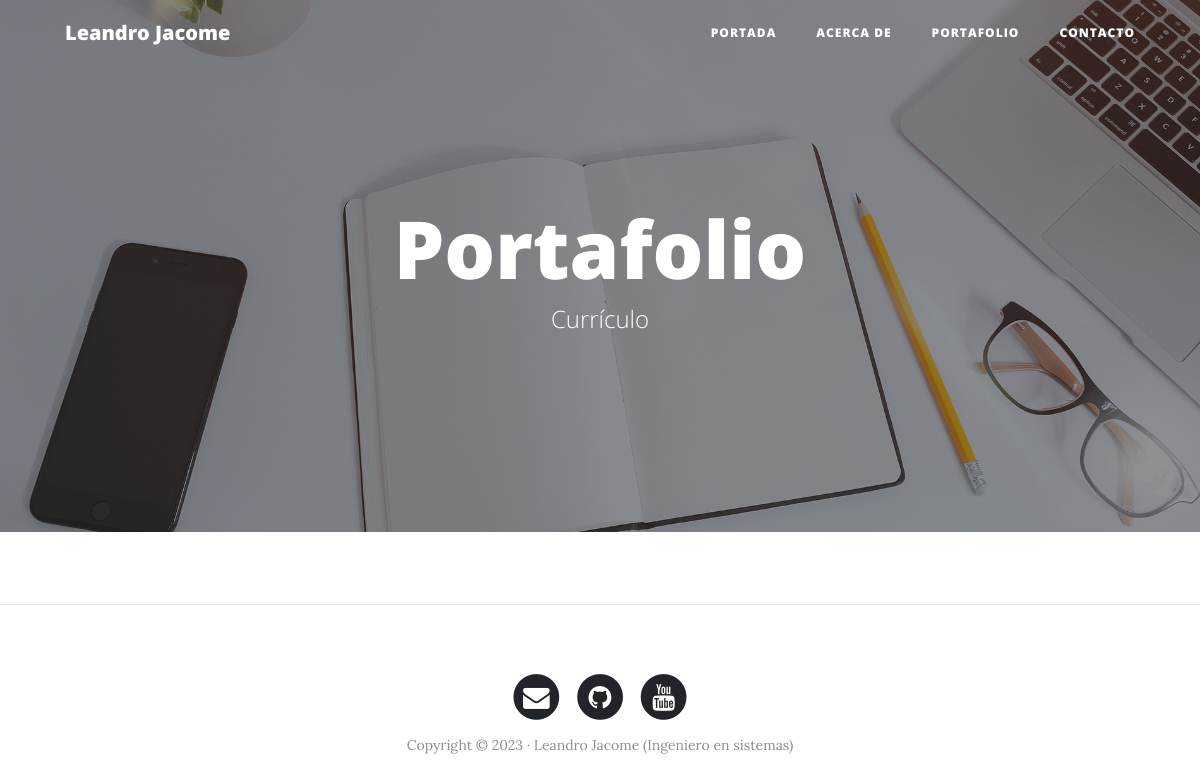
/briefcase/, run on an earlier commit of the app's database.
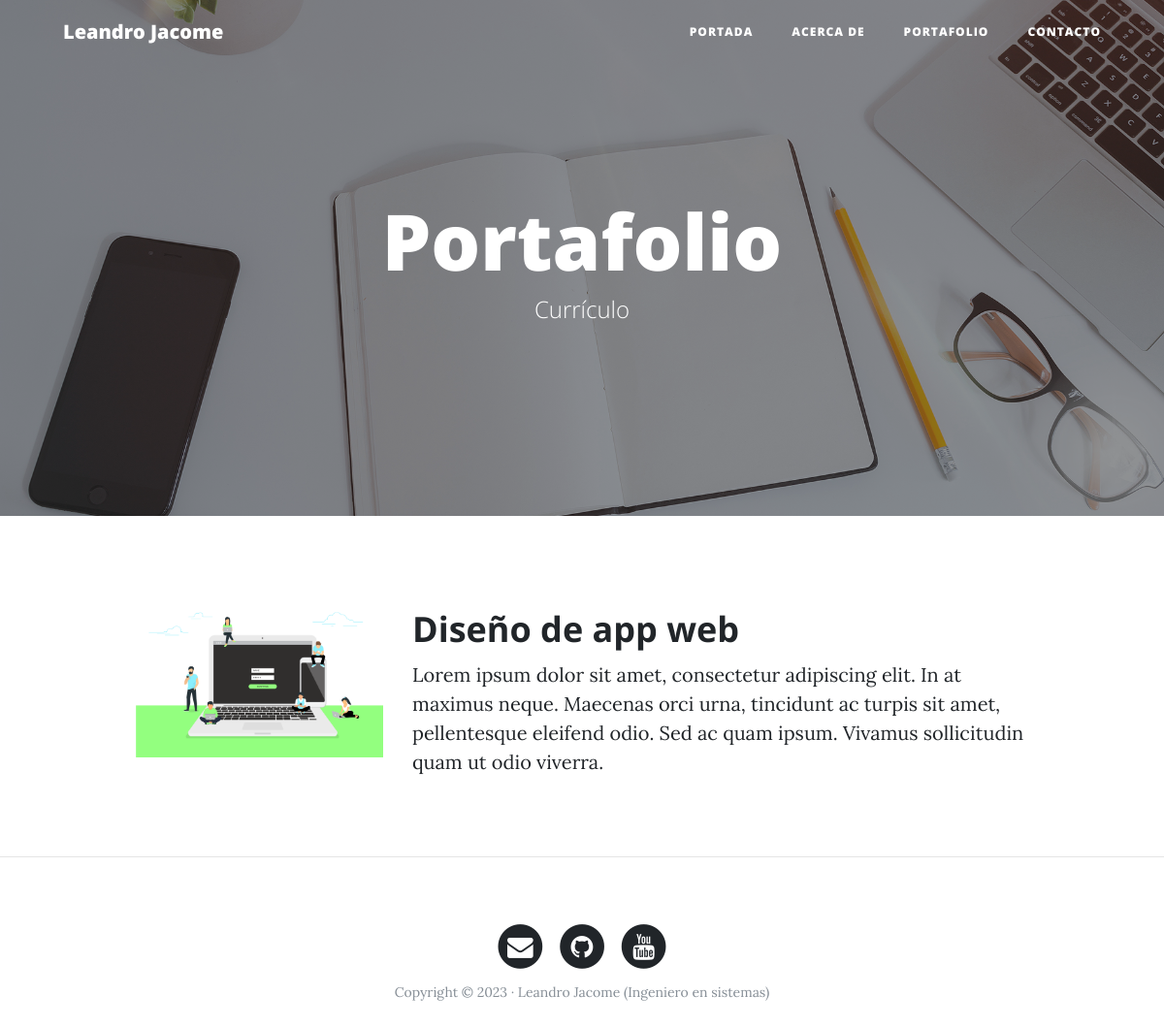
And on a later commit of the database.
### briefcase/models.py (models this page shows, shortened)
class Project(models.Model):
    title = models.CharField(max_length=200, verbose_name='Titulo')
    description = models.TextField(verbose_name='Descripcion')
    image = models.ImageField(verbose_name='Imagen', upload_to='projects')
    created = models.DateTimeField(auto_now_add=True, verbose_name='Fecha de creación')
    updated = models.DateTimeField(auto_now=True, verbose_name='Fecha de actualización')
    project_url = models.URLField(null=True, blank=True)
    class Meta:
        verbose_name = 'proyecto'
        verbose_name_plural = 'proyectos'
        ordering = ['-created']

### briefcase/views.py (the view)
# urls.py: path('briefcase/', views.briefcase, name='briefcase'),
def briefcase(request):
    projects = Project.objects.all()
    return render(request, 'briefcase/briefcase.html', {
        'projects': projects
    })

### briefcase/templates/briefcase/briefcase.html (shortened to what this page needs)
{% extends 'core/base.html' %}
{% block background %}{% load static %}{% static 'core/img/portfolio-bg.jpg' %}{% endblock %}
{% block headers %}
    <h1>Portafolio</h1>
	<span class="subheading">Currículo</span>
{% endblock %}
{% block content %}
{% for project in projects %}
	    <div class="row project">
	      	<div class="col-lg-3 col-md-4 offset-lg-1">
			      <img class="img-fluid" src="{{project.image.url}}" alt="">
	      	</div>
	        <div class="col-lg-7 col-md-8">
	      		<h2 class="section-heading title">{{project.title}}</h2>
				<p>{{project.description}}</p>
	      	</div>
	    </div>
{% endfor %}
{% endblock %}

### core/templates/core/base.html (shortened to what this page needs)
<!DOCTYPE html>
<html lang="es">
  <head>
    {% load static %}
    <link href="{% static 'core/vendor/bootstrap/css/bootstrap.min.css' %}" rel="stylesheet">
    <link href="{% static 'core/vendor/font-awesome/css/font-awesome.min.css' %}" rel="stylesheet" type="text/css">
    <link href="{% static 'core/css/clean-blog.min.css' %}" rel="stylesheet">
  </head>
  <body>
    <nav class="navbar navbar-expand-lg navbar-light fixed-top" id="mainNav">
      <div class="container">
        <a class="navbar-brand" href="{% url 'home' %}">Leandro Jacome</a>
        <div class="collapse navbar-collapse" id="navbarResponsive">
          <ul class="navbar-nav ml-auto">
            <li class="nav-item">
              <a class="nav-link" href="{% url 'home' %}">Portada</a>
            </li>
            <li class="nav-item">
              <a class="nav-link" href="{% url 'about' %}">Acerca de</a>
            </li>
            <li class="nav-item">
              <a class="nav-link" href="{% url 'briefcase' %}">Portafolio</a>
            </li>
            <li class="nav-item">
              <a class="nav-link" href="{% url 'contact' %}">Contacto</a>
            </li>
          </ul>
        </div>
      </div>
    </nav>
    <header class="masthead" style="background-image: url('{% block background %}{% endblock %}')">
      <div class="overlay"></div>
      <div class="container">
        <div class="row">
          <div class="col-lg-8 col-md-10 mx-auto">
            <div class="site-heading">
                {% block headers %}{% endblock %}
            </div>
          </div>
        </div>
      </div>
    </header>
    <div class="container">
    {% block content %}
    {% endblock %}
    </div>
    {% if request.path != "/" %}<hr>{% endif %}
    <footer>
      <div class="container">
        <div class="row">
          <div class="col-lg-8 col-md-10 mx-auto">
            <ul class="list-inline text-center">
              <li class="list-inline-item">
                <a href="#">
                  <span class="fa-stack fa-lg">
                    <i class="fa fa-circle fa-stack-2x"></i>
                    <i class="fa fa-envelope fa-stack-1x fa-inverse"></i>
                  </span>
                </a>
              </li>
              <li class="list-inline-item">
                <a href="https://github.com/LeandroJacomeR">
                  <span class="fa-stack fa-lg">
                    <i class="fa fa-circle fa-stack-2x"></i>
                    <i class="fa fa-github fa-stack-1x fa-inverse"></i>
                  </span>
                </a>
              </li>
              <li class="list-inline-item">
                <a href="#">
                  <span class="fa-stack fa-lg">
                    <i class="fa fa-circle fa-stack-2x"></i>
                    <i class="fa fa-youtube fa-stack-1x fa-inverse"></i>
                  </span>
                </a>
              </li>
            </ul>
            <p class="copyright text-muted">Copyright &copy; 2023 · Leandro Jacome (Ingeniero en sistemas) </p>
          </div>
        </div>
      </div>
    </footer>
  </body>
</html>

What changed in the data, as far as the page shows it:
added Project: image (picture), title "Diseño de app web", description "Lorem ipsum dolor sit amet, consectetur adipiscing elit. In at maximus neque. Maecenas orci urna, tincidunt ac turpis sit amet, pellentesque eleifend odio. Sed ac quam ipsum. Vivamus sollicitudin quam ut odio viverra."
